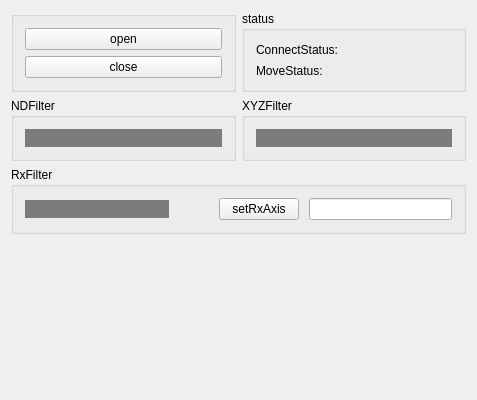
<?xml version="1.0" encoding="UTF-8"?>
<ui version="4.0">
 <class>FilterWheelWidgetClass</class>
 <widget class="QWidget" name="FilterWheelWidgetClass">
  <property name="geometry">
   <rect>
    <x>0</x>
    <y>0</y>
    <width>477</width>
    <height>400</height>
   </rect>
  </property>
  <property name="windowTitle">
   <string>FilterWheelWidget</string>
  </property>
  <property name="styleSheet">
   <string notr="true"/>
  </property>
  <layout class="QVBoxLayout" name="verticalLayout">
   <item>
    <layout class="QHBoxLayout" name="horizontalLayout_6">
     <item>
      <widget class="QGroupBox" name="groupBox_3">
       <property name="title">
        <string/>
       </property>
       <layout class="QVBoxLayout" name="verticalLayout_2">
        <item>
         <layout class="QVBoxLayout" name="verticalLayout_7">
          <item>
           <widget class="QPushButton" name="openPort">
            <property name="text">
             <string>open</string>
            </property>
           </widget>
          </item>
          <item>
           <widget class="QPushButton" name="closePort">
            <property name="text">
             <string>close</string>
            </property>
           </widget>
          </item>
         </layout>
        </item>
       </layout>
      </widget>
     </item>
     <item>
      <widget class="QGroupBox" name="groupBox_4">
       <property name="title">
        <string>status</string>
       </property>
       <layout class="QVBoxLayout" name="verticalLayout_3">
        <item>
         <layout class="QHBoxLayout" name="horizontalLayout_10">
          <item>
           <widget class="QLabel" name="label_3">
            <property name="text">
             <string>ConnectStatus:</string>
            </property>
           </widget>
          </item>
          <item>
           <widget class="QLabel" name="connectStatus">
            <property name="text">
             <string/>
            </property>
           </widget>
          </item>
         </layout>
        </item>
        <item>
         <layout class="QHBoxLayout" name="horizontalLayout_11">
          <item>
           <widget class="QLabel" name="label_5">
            <property name="text">
             <string>MoveStatus:</string>
            </property>
           </widget>
          </item>
          <item>
           <widget class="QLabel" name="MoveStatus">
            <property name="text">
             <string/>
            </property>
           </widget>
          </item>
         </layout>
        </item>
       </layout>
      </widget>
     </item>
    </layout>
   </item>
   <item>
    <layout class="QHBoxLayout" name="horizontalLayout">
     <item>
      <widget class="QGroupBox" name="groupBox">
       <property name="title">
        <string>NDFilter</string>
       </property>
       <layout class="QVBoxLayout" name="verticalLayout_4">
        <item>
         <widget class="QComboBox" name="NDList">
          <property name="styleSheet">
           <string notr="true">/***************   QComboBox  ******************/
 
QComboBox{
    border-left: 1px solid rgb(195,195,195);
    border-right: 1px solid rgb(195,195,195);
   background: rgb(124,124,124);
    color:white;
    selection-background-color:rgb(80,52,158);
    combobox-popup: 0;
}
QComboBox:editable{
    color:white;
    font:20px;
}
QComboBox:enabled{
    border: 1px solid rgba(195,195,195,0);
    selection-background-color:rgb(80,52,158);
}
QComboBox QAbstractItemView{ /*下拉框的显示框效果*/
    border:1px solid rgb(195,195,195);
    border:2px;
}
QComboBox::item:hover{
    background-color:rgb(195,195,195);
}
 
QComboBox::drop-down {
    subcontrol-origin: padding;
    subcontrol-position: center right;
    width: 15px;
    height:15px;
    padding:5px;
    border-radius:3px;
    border-right-color: rgb(195,195,195);
    background-color: qlineargradient(spread:pad, x1:0, y1:0, x2:0, y2:1,
    stop:0 rgba(255,255, 255, 155), stop:0.3 rgba(160,160,164,155),
    stop:0.7 rgba(160,160,164,155), stop:1 rgba(255,255, 255, 155));
}
QComboBox::down-arrow {
    image: url(&quot;:/FilterWheel/image/down_arrow.png&quot;);
    width: 15px;
    height:15px;
    border-radius:5px;
 
 
}
QComboBox::down-arrow:hover{
    border-image: url(&quot;:/FilterWheel/image/down_arrow.png&quot;);
    width: 20px;
    height:20px;
    border-radius:5px;
    background:white;
}
QComboBox::down-arrow:on {
    top: 0px;
    left: 0px;
}
 
/**************   QComboBox 定制 ****************/
QComboBox QAbstractItemView
{
    padding:5px;
    background:rgb(51,51,51);
}
QComboBox QAbstractItemView::item
{
    margin:1px 0;
    padding:5px;
    font-size:15px;
    background:rgb(60,60,60);
    color:#fff;
    font-family:&quot;Microsoft YaHei&quot;;
}
QComboBox QAbstractItemView::item:hover
{
    background-color: qlineargradient(spread:pad, x1:0, y1:0, x2:0, y2:1,
    stop:0 rgba(127,127, 127, 255), stop:0.3 rgba(106,106,106,255),
    stop:0.7 rgba(82,82,82,255), stop:1 rgba(82,82, 82, 255));
    border-radius:2px;
}
 
QComboBox QAbstractItemView::item:selected
{
    background-color: qlineargradient(spread:pad, x1:0, y1:0, x2:0, y2:1,
    stop:0 rgba(127,127, 127, 255), stop:0.3 rgba(106,106,106,255),
    stop:0.7 rgba(82,82,82,255), stop:1 rgba(82,82, 82, 255));
    border-radius:2px;
}



/******** combobox 滚动条美化  *********/
QComboBox QScrollBar::vertical{ /*主体部分*/
    width:10px;
    background:rgb(89,89,89);
    border:none;
    border-radius:5px;
}
QComboBox QScrollBar::handle::vertical{ /*滑块主体*/
    border-radius:5px;
    width: 10px;
    background:rgb(173,173,173);
}
QComboBox QScrollBar::handle::vertical::hover{
    background:rgb(232,232,232);
}
QComboBox QScrollBar::add-line::vertical{/*上箭头*/
    border:none;
}
QComboBox QScrollBar::sub-line::vertical{/*下箭头*/
    border:none;
}</string>
          </property>
         </widget>
        </item>
       </layout>
      </widget>
     </item>
     <item>
      <widget class="QGroupBox" name="groupBox_2">
       <property name="title">
        <string>XYZFilter</string>
       </property>
       <layout class="QVBoxLayout" name="verticalLayout_5">
        <item>
         <widget class="QComboBox" name="XYZList">
          <property name="styleSheet">
           <string notr="true">/***************   QComboBox  ******************/
 
QComboBox{
    border-left: 1px solid rgb(195,195,195);
    border-right: 1px solid rgb(195,195,195);
   background: rgb(124,124,124);
    color:white;
    selection-background-color:rgb(80,52,158);
    combobox-popup: 0;
}
QComboBox:editable{
    color:white;
    font:20px;
}
QComboBox:enabled{
    border: 1px solid rgba(195,195,195,0);
    selection-background-color:rgb(80,52,158);
}
QComboBox QAbstractItemView{ /*下拉框的显示框效果*/
    border:1px solid rgb(195,195,195);
    border:2px;
}
QComboBox::item:hover{
    background-color:rgb(195,195,195);
}
 
QComboBox::drop-down {
    subcontrol-origin: padding;
    subcontrol-position: center right;
    width: 15px;
    height:15px;
    padding:5px;
    border-radius:3px;
    border-right-color: rgb(195,195,195);
    background-color: qlineargradient(spread:pad, x1:0, y1:0, x2:0, y2:1,
    stop:0 rgba(255,255, 255, 155), stop:0.3 rgba(160,160,164,155),
    stop:0.7 rgba(160,160,164,155), stop:1 rgba(255,255, 255, 155));
}
QComboBox::down-arrow {
    image: url(&quot;:/FilterWheel/image/down_arrow.png&quot;);
    width: 15px;
    height:15px;
    border-radius:5px;
 
 
}
QComboBox::down-arrow:hover{
    border-image: url(&quot;:/FilterWheel/image/down_arrow.png&quot;);
    width: 20px;
    height:20px;
    border-radius:5px;
    background:white;
}
QComboBox::down-arrow:on {
    top: 0px;
    left: 0px;
}
 
/**************   QComboBox 定制 ****************/
QComboBox QAbstractItemView
{
    padding:5px;
    background:rgb(51,51,51);
}
QComboBox QAbstractItemView::item
{
    margin:1px 0;
    padding:5px;
    font-size:15px;
    background:rgb(60,60,60);
    color:#fff;
    font-family:&quot;Microsoft YaHei&quot;;
}
QComboBox QAbstractItemView::item:hover
{
    background-color: qlineargradient(spread:pad, x1:0, y1:0, x2:0, y2:1,
    stop:0 rgba(127,127, 127, 255), stop:0.3 rgba(106,106,106,255),
    stop:0.7 rgba(82,82,82,255), stop:1 rgba(82,82, 82, 255));
    border-radius:2px;
}
 
QComboBox QAbstractItemView::item:selected
{
    background-color: qlineargradient(spread:pad, x1:0, y1:0, x2:0, y2:1,
    stop:0 rgba(127,127, 127, 255), stop:0.3 rgba(106,106,106,255),
    stop:0.7 rgba(82,82,82,255), stop:1 rgba(82,82, 82, 255));
    border-radius:2px;
}



/******** combobox 滚动条美化  *********/
QComboBox QScrollBar::vertical{ /*主体部分*/
    width:10px;
    background:rgb(89,89,89);
    border:none;
    border-radius:5px;
}
QComboBox QScrollBar::handle::vertical{ /*滑块主体*/
    border-radius:5px;
    width: 10px;
    background:rgb(173,173,173);
}
QComboBox QScrollBar::handle::vertical::hover{
    background:rgb(232,232,232);
}
QComboBox QScrollBar::add-line::vertical{/*上箭头*/
    border:none;
}
QComboBox QScrollBar::sub-line::vertical{/*下箭头*/
    border:none;
}</string>
          </property>
         </widget>
        </item>
       </layout>
      </widget>
     </item>
    </layout>
   </item>
   <item>
    <layout class="QHBoxLayout" name="horizontalLayout_2">
     <item>
      <widget class="QGroupBox" name="groupBox_5">
       <property name="title">
        <string>RxFilter</string>
       </property>
       <layout class="QHBoxLayout" name="horizontalLayout_3" stretch="3,0,1,3">
        <property name="spacing">
         <number>10</number>
        </property>
        <item>
         <widget class="QComboBox" name="RxList">
          <property name="styleSheet">
           <string notr="true">/***************   QComboBox  ******************/
 
QComboBox{
    border-left: 1px solid rgb(195,195,195);
    border-right: 1px solid rgb(195,195,195);
   background: rgb(124,124,124);
    color:white;
    selection-background-color:rgb(80,52,158);
    combobox-popup: 0;
}
QComboBox:editable{
    color:white;
    font:20px;
}
QComboBox:enabled{
    border: 1px solid rgba(195,195,195,0);
    selection-background-color:rgb(80,52,158);
}
QComboBox QAbstractItemView{ /*下拉框的显示框效果*/
    border:1px solid rgb(195,195,195);
    border:2px;
}
QComboBox::item:hover{
    background-color:rgb(195,195,195);
}
 
QComboBox::drop-down {
    subcontrol-origin: padding;
    subcontrol-position: center right;
    width: 15px;
    height:15px;
    padding:5px;
    border-radius:3px;
    border-right-color: rgb(195,195,195);
    background-color: qlineargradient(spread:pad, x1:0, y1:0, x2:0, y2:1,
    stop:0 rgba(255,255, 255, 155), stop:0.3 rgba(160,160,164,155),
    stop:0.7 rgba(160,160,164,155), stop:1 rgba(255,255, 255, 155));
}
QComboBox::down-arrow {
    image: url(&quot;:/FilterWheel/image/down_arrow.png&quot;);
    width: 15px;
    height:15px;
    border-radius:5px;
 
 
}
QComboBox::down-arrow:hover{
    border-image: url(&quot;:/FilterWheel/image/down_arrow.png&quot;);
    width: 20px;
    height:20px;
    border-radius:5px;
    background:white;
}
QComboBox::down-arrow:on {
    top: 0px;
    left: 0px;
}
 
/**************   QComboBox 定制 ****************/
QComboBox QAbstractItemView
{
    padding:5px;
    background:rgb(51,51,51);
}
QComboBox QAbstractItemView::item
{
    margin:1px 0;
    padding:5px;
    font-size:15px;
    background:rgb(60,60,60);
    color:#fff;
    font-family:&quot;Microsoft YaHei&quot;;
}
QComboBox QAbstractItemView::item:hover
{
    background-color: qlineargradient(spread:pad, x1:0, y1:0, x2:0, y2:1,
    stop:0 rgba(127,127, 127, 255), stop:0.3 rgba(106,106,106,255),
    stop:0.7 rgba(82,82,82,255), stop:1 rgba(82,82, 82, 255));
    border-radius:2px;
}
 
QComboBox QAbstractItemView::item:selected
{
    background-color: qlineargradient(spread:pad, x1:0, y1:0, x2:0, y2:1,
    stop:0 rgba(127,127, 127, 255), stop:0.3 rgba(106,106,106,255),
    stop:0.7 rgba(82,82,82,255), stop:1 rgba(82,82, 82, 255));
    border-radius:2px;
}



/******** combobox 滚动条美化  *********/
QComboBox QScrollBar::vertical{ /*主体部分*/
    width:10px;
    background:rgb(89,89,89);
    border:none;
    border-radius:5px;
}
QComboBox QScrollBar::handle::vertical{ /*滑块主体*/
    border-radius:5px;
    width: 10px;
    background:rgb(173,173,173);
}
QComboBox QScrollBar::handle::vertical::hover{
    background:rgb(232,232,232);
}
QComboBox QScrollBar::add-line::vertical{/*上箭头*/
    border:none;
}
QComboBox QScrollBar::sub-line::vertical{/*下箭头*/
    border:none;
}</string>
          </property>
         </widget>
        </item>
        <item>
         <spacer name="horizontalSpacer">
          <property name="orientation">
           <enum>Qt::Horizontal</enum>
          </property>
          <property name="sizeHint" stdset="0">
           <size>
            <width>40</width>
            <height>20</height>
           </size>
          </property>
         </spacer>
        </item>
        <item>
         <widget class="QPushButton" name="setRxAxis">
          <property name="sizePolicy">
           <sizepolicy hsizetype="Preferred" vsizetype="Fixed">
            <horstretch>0</horstretch>
            <verstretch>0</verstretch>
           </sizepolicy>
          </property>
          <property name="text">
           <string>setRxAxis</string>
          </property>
         </widget>
        </item>
        <item>
         <widget class="QLineEdit" name="axisEdit"/>
        </item>
       </layout>
      </widget>
     </item>
    </layout>
   </item>
   <item>
    <spacer name="verticalSpacer">
     <property name="orientation">
      <enum>Qt::Vertical</enum>
     </property>
     <property name="sizeHint" stdset="0">
      <size>
       <width>20</width>
       <height>40</height>
      </size>
     </property>
    </spacer>
   </item>
  </layout>
 </widget>
 <layoutdefault spacing="6" margin="11"/>
 <resources/>
 <connections/>
</ui>
